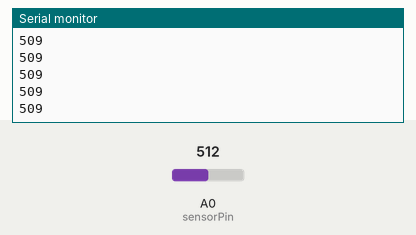
A sketch run on a simulated Arduino Uno, built with avr-gcc and run on an emulated ATmega328P. Shown: the last lines printed to the serial monitor. Inputs (shaded band) come from the test bench; at power-on: A0 (sensorPin) = 512.

Above: at 0.8 s.
0.9 s: A0 (sensorPin) set to 716
At 1.7 s:
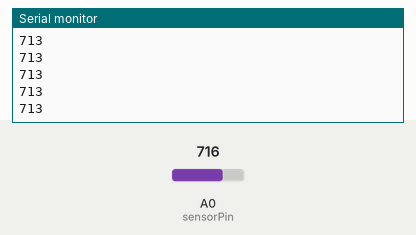
2.4 s: A0 (sensorPin) set to 900
At 3.1 s:
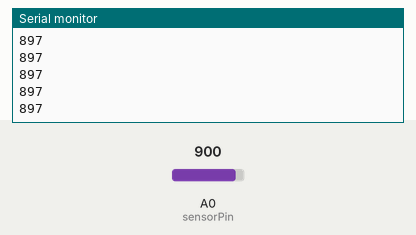
Timing chart, 0 to 5.4 s (numbered marks = the images above; inputs shaded):
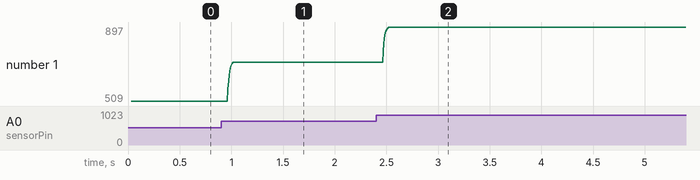

Measured:
- after the input at 0.9 s, the serial monitor: prints a new line after 0.07 s (image 1)
- after the input at 2.4 s, the serial monitor: prints a new line after 0.07 s (image 2)
- plotted number 1: 509 → 713 after the input at 0.9 s, 713 → 897 after the input at 2.4 s

The sketch:

POT_Mesuring_4_Final.ino
```cpp
int sensorPin = 0;
int sensorValue = 0;
float EMA_a = 0.3;
int EMA_S = analogRead(sensorPin);

void setup() {
  Serial.begin(9600);
    for (int j = 0; j < 10201; j++) {
    sensorValue = analogRead(sensorPin);
    EMA_S = (EMA_a * sensorValue) + ((1 - EMA_a) * EMA_S);
    if (j > 200) {
    Serial.println(EMA_S);
    }
  }
}

void loop() {

}
```
